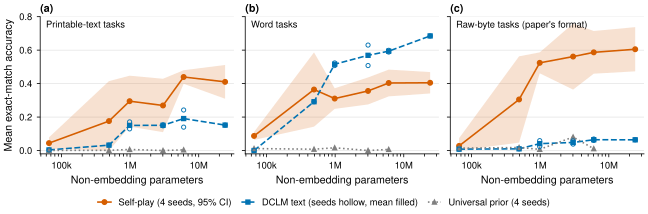

Recreate this plot in Python.
"""Fig. 1: ICL vs model size at 17.7B learner tokens, three task formats.

Regenerate: python writeup/figs/fig1_scaling.py
"""
import numpy as np
from io_data import FINAL, N_NONEMB, SIZES, rows, seeds, up_tokens
from orx_figstyle import BASELINE, PALETTE, WIDE, figure_grid, mean_ci, panel_labels, save, si_ticks, use_style

SUITES = [("text", "Printable-text tasks"), ("word", "Word tasks"), ("raw", "Raw-byte tasks (paper's format)")]


def main():
    use_style()
    H = rows("headline.csv")
    fig, axes = figure_grid(1, 3, width=WIDE, ratio=0.33, sharey=True)
    for ax, (suite, name) in zip(axes, SUITES):
        x_sp, m_sp, lo_sp, hi_sp = [], [], [], []
        for size in SIZES:
            v = list(seeds(H, "sp", size, FINAL, suite=suite).values())
            m, lo, hi = mean_ci(np.array(v)[:, None])
            x_sp.append(N_NONEMB[size]); m_sp.append(m[0]); lo_sp.append(lo[0]); hi_sp.append(hi[0])
        x_sp = np.array(x_sp)
        ax.fill_between(x_sp, np.clip(lo_sp, 0, 1), np.clip(hi_sp, 0, 1), color=PALETTE["red"],
                        alpha=0.18, linewidth=0)
        ax.plot(x_sp, m_sp, "o-", color=PALETTE["red"], label="Self-play (4 seeds, 95% CI)")

        xd, md = [], []
        for size in SIZES:
            v = list(seeds(H, "dclm", size, FINAL, suite=suite).values())
            ax.scatter([N_NONEMB[size]] * len(v), v, s=10, facecolor="none",
                       edgecolor=PALETTE["blue"], linewidth=0.7, zorder=3)
            xd.append(N_NONEMB[size]); md.append(np.mean(v))
        ax.plot(xd, md, "s--", color=PALETTE["blue"], markersize=3,
                label="DCLM text (seeds hollow, mean filled)")

        xu, mu = [], []
        for size in SIZES[:-1]:
            v = list(seeds(H, "up", size, up_tokens(size), suite=suite).values())
            xu.append(N_NONEMB[size]); mu.append(np.mean(v))
        ax.plot(xu, mu, "^:", color=BASELINE, markersize=3, label="Universal prior (4 seeds)")

        ax.set_xscale("log")
        ax.set_xlabel("Non-embedding parameters")
        ax.text(0.03, 0.97, name, transform=ax.transAxes, va="top", fontsize=7)
        si_ticks(ax, "x")
    axes[0].set_ylabel("Mean exact-match accuracy")
    axes[0].set_ylim(-0.02, 0.8)
    fig.legend(*axes[0].get_legend_handles_labels(), loc="outside lower center", ncol=3)
    panel_labels(axes)
    save(fig, "writeup/figs/fig1_scaling")


if __name__ == "__main__":
    main()
